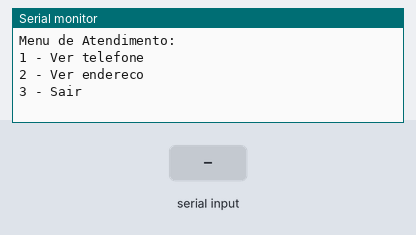
The sketch below on a simulated Arduino Uno, built with avr-gcc and run on an emulated ATmega328P. Parts: the last lines printed to the serial monitor. The test bench sets the inputs (shaded band).

Above: at 0.8 s.
0.9 s: "90,45\n" received over Serial
2.4 s: "1\n" received over Serial
3.9 s: "2\n" received over Serial
At 3.97 s:
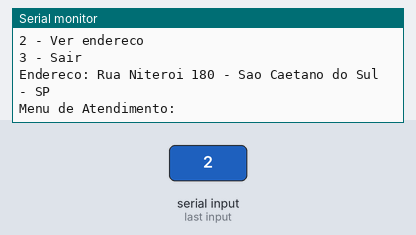
5.4 s: "3\n" received over Serial
At 5.8 s:
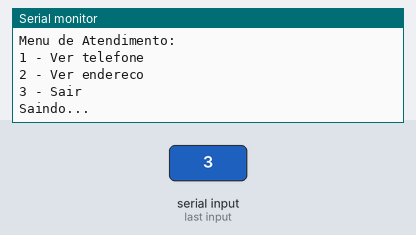

Measured:
- after the input at 3.9 s, the serial monitor: prints a new line at once (image 1)
- after the input at 5.4 s, the serial monitor: prints a new line at once (image 2)

The sketch:

menu_simples_de_informa_es1.ino
```cpp
/*Menu simples de informações - Faça um programa que simula um robô de
atendimento. Ele deve mostrar o seguinte menu:*/

void setup() {
  Serial.begin(9600);

  int opcao;

  do {
    Serial.println("Menu de Atendimento:");
    Serial.println("1 - Ver telefone");
    Serial.println("2 - Ver endereco");
    Serial.println("3 - Sair");

    while (Serial.available() == 0) {}
    opcao = Serial.parseInt();

    if (opcao == 1) {
      Serial.println("Telefone: 7070-7070");
    } else if (opcao == 2) {
      Serial.println("Endereco: Rua Niteroi 180 - Sao Caetano do Sul - SP");
    } else if (opcao == 3) {
      Serial.println("Saindo...");
    } else {
      Serial.println("Opcao invalida!");
    }


  } while (opcao != 3);

}

void loop() {
  // Nao precisa de nada aqui
}
```
